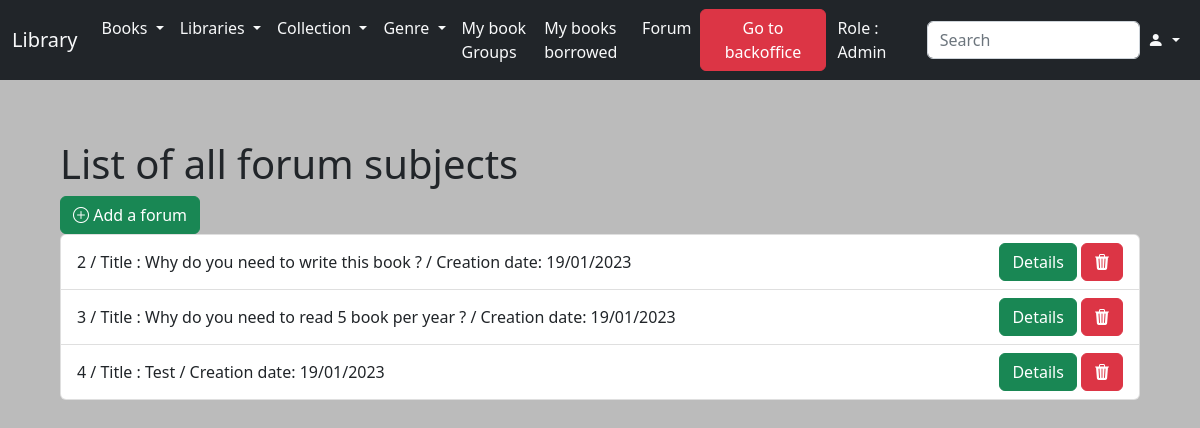
Page /lib/forum/list (signed in) on the committed database.
### lib/models.py (models this page shows)
class Forum(models.Model):
    title = models.CharField(max_length=200)
    text = models.TextField(max_length=500, null=True)
    creation_date = models.DateTimeField(auto_now_add=True)
    modification_date = models.DateTimeField(auto_now=True)

### lib/views.py (the view)
# urls.py: path('forum/list', views.list_forum, name='list_forum'),
def list_forum(request):
    return render(request, 'lib/forum/list_forum.html')

### library/context_processors.py (called while the page is built)
def extras(request):
    libraries = Library.objects.all()
    genre = Genre.objects.all()
    collection = Collection.objects.all()
    users = User.objects.all().order_by('-date_joined')
    userdata = UserData.objects.all()
    books = Books.objects.all()
    instances = InstanceBook.objects.all()
    lecture_group = LectureGroup.objects.all()
    lecturer = Lecturer.objects.all()
    forum = Forum.objects.all()
    return {
        'context_libraries': libraries,
        'context_genre': genre,
        'context_collection': collection,
        'context_users': users,
        'context_user_data': userdata,
        'context_books': books,
        'context_instances': instances,
        'context_lecture_group': lecture_group,
        'context_lecturer': lecturer,
        'context_forums': forum,
    }

### lib/templates/lib/forum/list_forum.html (shortened to what this page needs)
{% extends 'lib/index.html' %}
{% block content %}
  {% load permission_tags %}
  <h1>List of all forum subjects</h1>
  <a class="btn btn-success" href="{% url 'add_forum' %}" role="button">
    <i class="bi bi-plus-circle"></i> Add a forum
  </a>
  <ul class="list-group">
    {% if context_forums %}
        {% for fo in context_forums %}
            <li class="list-group-item d-flex justify-content-between align-items-center">
                    {{ fo.pk }} / Title : {{ fo.title }} / Creation date: {{ fo.creation_date|date:"d/m/Y" }}
                <div>
                  <a class="btn btn-success" href="{% url 'forum_page' fo.pk %}" role="button">
                    Details
                  </a>
                  {% if user.is_authenticated and user|has_role:"admin" %}
                  <a class="btn btn-danger" href="{% url 'delete_forum' fo.pk %}" role="button">
                    <i class="bi bi-trash3-fill"></i>
                  </a>
                  {% endif %}
                </div>
            </li>
        {% endfor %}
        {% else %}
        No forum
    {% endif %}
  </ul>
{% endblock content %}

### rows in the picture
Forum: pk "2", title "Why do you need to write this book ?", creation_date "19/01/2023"
Forum: pk "3", title "Why do you need to read 5 book per year ?", creation_date "19/01/2023"
Forum: pk "4", title "Test", creation_date "19/01/2023"
